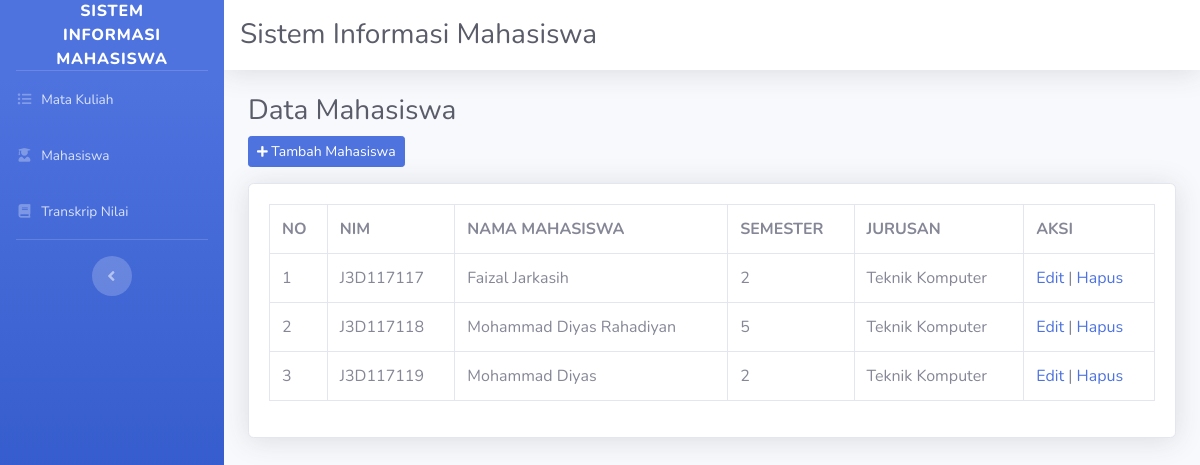
The page / on the database its author committed.
### tables this page shows
CREATE TABLE `mahasiswa` (
  `nim` varchar(20) NOT NULL,
  `nama_mahasiswa` varchar(100) NOT NULL,
  `semester` int(10) NOT NULL,
  `jurusan` varchar(100) NOT NULL
);

### application/controllers/mahasiswa.php (called while the page is built, shortened)
<?php
class Mahasiswa extends CI_Controller{
	public function __construct()
	{
		$this->load->model('mahasiswa_model');
	}
	public function index()
    {
        $query = $this->mahasiswa_model->daftarMahasiswa();
        $arrDaftarMahasiswa['daftarMahasiswa'] = $query->result_array();
        $this->load->view('template/header');
        $this->load->view('template/sidebar');
        $this->load->view('mahasiswa', $arrDaftarMahasiswa);
        $this->load->view('template/footer');
    }
}

### index.php (called while the page is built, shortened)
<?php
require_once BASEPATH.'core/CodeIgniter.php';

### application/models/mahasiswa_model.php (called while the page is built, shortened)
<?php
class Mahasiswa_model extends CI_model{
	public function daftarMahasiswa()
	{
		return $this->db->get('mahasiswa');
	}
}

### application/views/mahasiswa.php (the view)
<div class="container-fluid">
    <h1 class="h3 mb-2 text-gray-800">Data Mahasiswa</h1>
    <div>
    <?php echo anchor('/mahasiswa/tambah_mahasiswa','<button class="btn btn-sm btn-primary mb-3"><i class="fas fa-plus fa-sm"></i> Tambah Mahasiswa</button>') ?>
    </div>
    <div class="card shadow mb-4">
        <div class="card-body">
            <div class="table-responsive">
                <table class="table table-bordered" id="dataTable" width="100%" cellspacing="0">
                    <tr>
                        <th>NO</th>
                        <th>NIM</th>
                        <th>NAMA MAHASISWA</th>
                        <th>SEMESTER</th>
                        <th>JURUSAN</th>
                        <th colspan="3">AKSI</th>
                    </tr>
                    <?php
                    $no = 1;
                    foreach($daftarMahasiswa as $key => $mhs) : ?>
                        <tr>
                            <td><?php echo $no++ ?></td>
                            <td><?php echo $mhs['nim']; ?></td>
                            <td><?php echo $mhs['nama_mahasiswa']; ?></td>
                            <td><?php echo $mhs['semester']; ?></td>
                            <td><?php echo $mhs['jurusan']; ?></td>
                            <td class="center">
                                <a href="<?php echo site_url('mahasiswa/update_mahasiswa/' . $mhs['nim']); ?>">Edit</a> |
                                <a href="<?php echo site_url('mahasiswa/hapus_mahasiswa/' . $mhs['nim']); ?>"onclick="return confirm('Hapus: <?php echo $mhs['nim'].' - '. $mhs['nama_mahasiswa']; ?>?')">Hapus</a>
                            </td>
                        </tr>
                    <?php endforeach; ?>
                </table>
            </div>
        </div>
    </div>
</div>
</div>

### application/views/template/header.php (shortened to what this page needs)
<!DOCTYPE html>
<html lang="en">
<head>
    <link href="<?php echo base_url() ?>assets/vendor/fontawesome-free/css/all.min.css" rel="stylesheet" type="text/css">
    <link href="<?php echo base_url() ?>assets/css/sb-admin-2.min.css" rel="stylesheet">
</head>

### application/views/template/sidebar.php (shortened to what this page needs)
<body id="page-top">
    <div id="wrapper">
        <ul class="navbar-nav bg-gradient-primary sidebar sidebar-dark accordion" id="accordionSidebar">
            <a class="sidebar-brand d-flex align-items-center justify-content-center" href="<?php echo base_url('matakuliah') ?>">
                <div class="sidebar-brand-text mx-3">Sistem Informasi Mahasiswa</div>
            </a>
            <hr class="sidebar-divider my-0">
            <li class="nav-item">
                <a class="nav-link" href="<?php echo base_url('matakuliah') ?>">
                    <i class="fas fa-fw fa-list-ul"></i>
                    <span>Mata Kuliah</span></a>
            </li>
            <li class="nav-item">
                <a class="nav-link" href="<?php echo base_url('mahasiswa') ?>">
                    <i class="fas fa-fw fa-user-graduate"></i>
                    <span>Mahasiswa</span></a>
            </li>
            <li class="nav-item">
                <a class="nav-link" href="<?php echo base_url('transkrip') ?>">
                    <i class="fas fa-fw fa-book"></i>
                    <span>Transkrip Nilai</span></a>
            </li>
            <hr class="sidebar-divider d-none d-md-block">
            <div class="text-center d-none d-md-inline">
                <button class="rounded-circle border-0" id="sidebarToggle"></button>
            </div>
        </ul>
        <div id="content-wrapper" class="d-flex flex-column">
            <div id="content">
                <nav class="navbar navbar-expand navbar-light bg-white topbar mb-4 static-top shadow">
                    <h1 class="h3 mb-0 text-gray-800">Sistem Informasi Mahasiswa</h1>
                </nav>

### application/views/template/footer.php (shortened to what this page needs)
</body>
</html>

### rows shown on the page
mahasiswa: nim "J3D117117", nama_mahasiswa "Faizal Jarkasih", semester "2", jurusan "Teknik Komputer"
mahasiswa: nim "J3D117118", nama_mahasiswa "Mohammad Diyas Rahadiyan", semester "5", jurusan "Teknik Komputer"
mahasiswa: nim "J3D117119", nama_mahasiswa "Mohammad Diyas", semester "2", jurusan "Teknik Komputer"
